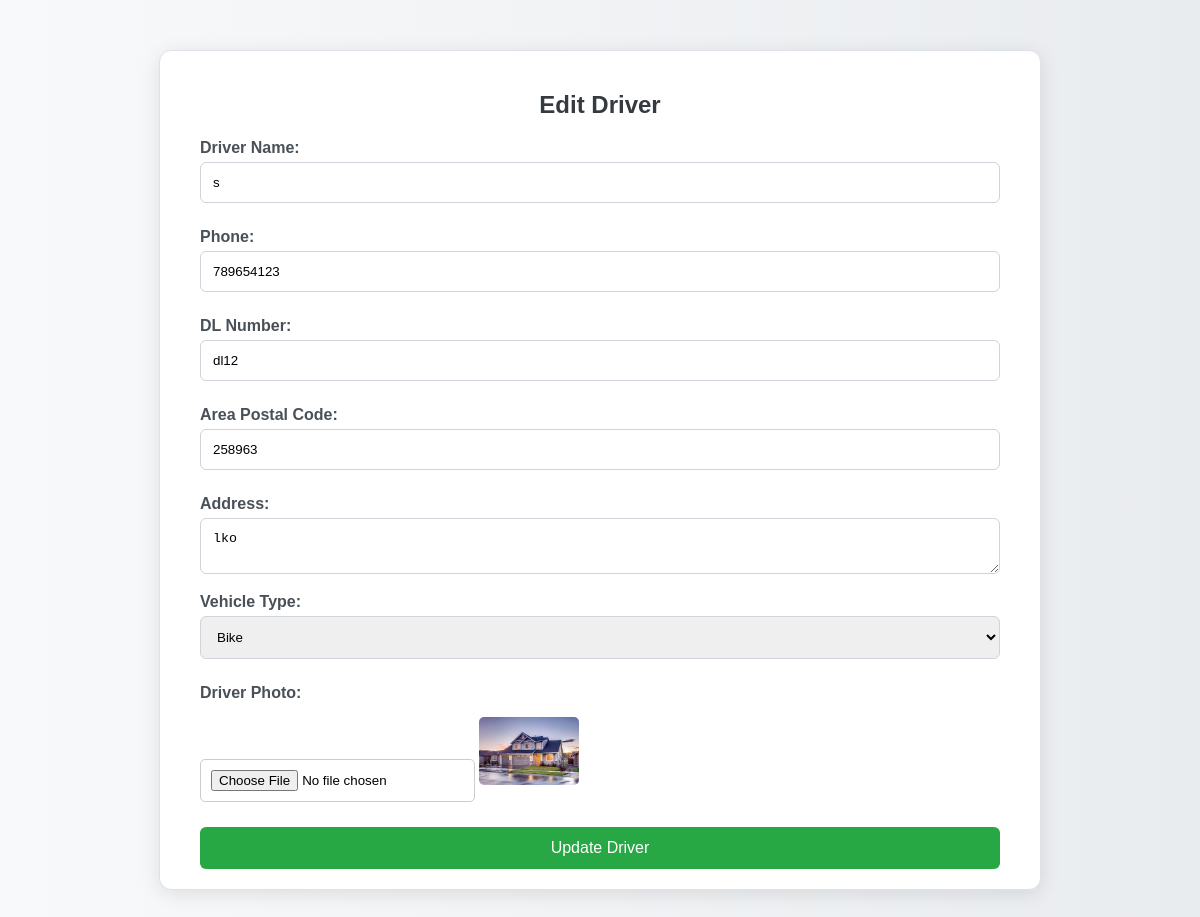
Screenshot of /admin/edit_drive1.php?id=17 with the database file from the repository.
### tables this page shows
CREATE TABLE `driver_info` (
  `id` int(11) NOT NULL,
  `driver_mode` varchar(50) NOT NULL,
  `driver_name` varchar(255) NOT NULL,
  `driver_photo` varchar(255) NOT NULL,
  `phone` varchar(15) NOT NULL,
  `dl_number` varchar(50) NOT NULL,
  `area_postal_code` varchar(10) NOT NULL,
  `address` text NOT NULL,
  `license_expiry` date NOT NULL,
  `vehicle_type` varchar(50) NOT NULL,
  `signature_file` varchar(255) DEFAULT NULL,
  `signature_data` text DEFAULT NULL,
  `registration_date` datetime DEFAULT current_timestamp(),
  `staff_id` varchar(50) NOT NULL
);

### admin/edit_drive1.php (the view, shortened to what this page needs)
<?php
include('conn.php');
$driver_id = $_GET['id'];
$query = "SELECT driver_name, phone, dl_number, area_postal_code, address, vehicle_type, driver_photo FROM driver_info WHERE id = ?";
$stmt = $conn->prepare($query);
$stmt->bind_param("i", $driver_id);
$stmt->execute();
$result = $stmt->get_result();
$driver = $result->fetch_assoc();
?>
<!DOCTYPE html>
<html lang="en">
<head>
    <link rel="stylesheet" href="../css/admin.css">
</head>
<body>
    <div class="form-container">
        <h2>Edit Driver</h2>
        <form action="edit_driver.php?id=<?php echo htmlspecialchars($driver_id); ?>" method="POST" enctype="multipart/form-data">
            <div class="form-group">
                <label for="driver_name">Driver Name:</label>
                <input type="text" id="driver_name" name="driver_name" value="<?php echo htmlspecialchars($driver['driver_name']); ?>" required>
            </div>
            <div class="form-group">
                <label for="phone">Phone:</label>
                <input type="text" id="phone" name="phone" value="<?php echo htmlspecialchars($driver['phone']); ?>" maxlength="10" required>
            </div>
            <div class="form-group">
                <label for="dl_number">DL Number:</label>
                <input type="text" id="dl_number" name="dl_number" value="<?php echo htmlspecialchars($driver['dl_number']); ?>" required>
            </div>
            <div class="form-group">
                <label for="area_postal_code">Area Postal Code:</label>
                <input type="text" id="area_postal_code" name="area_postal_code" value="<?php echo htmlspecialchars($driver['area_postal_code']); ?>" required>
            </div>
            <div class="form-group">
                <label for="address">Address:</label>
                <textarea id="address" name="address" required><?php echo htmlspecialchars($driver['address']); ?></textarea>
            </div>
            <div class="form-group">
                <label for="vehicle_type">Vehicle Type:</label>
                <select id="vehicle_type" name="vehicle_type" required>
                    <option value="bike" <?php echo ($driver['vehicle_type'] == 'bike') ? 'selected' : ''; ?>>Bike</option>
                </select>
            </div>
            <div class="form-group">
                <label for="driver_photo">Driver Photo:</label>
                <input type="file" id="driver_photo" name="driver_photo">
                <?php if (!empty($driver['driver_photo'])): ?>
                    <img src="<?php echo htmlspecialchars($driver['driver_photo']); ?>" alt="Current Driver Photo" class="preview-image">
                <?php endif; ?>
            </div>
            <button type="submit" class="submit-button">Update Driver</button>
        </form>
    </div>
</body>
</html>

### css/admin.css (style rules this page uses)
body { margin: 0; padding: 0; }
.form-group { margin-bottom: 15px; }
label { display: block; margin-bottom: 5px; font-weight: bolder; }
input, select { padding: 10px; border-radius: 5px; border: 1px solid #ccc; margin-bottom: 10px; }

### admin/edit_drive1.php (style rules this page uses)
body { font-family: 'Arial', sans-serif; background: linear-gradient(to right, #f8f9fa, #e9ecef); margin: 0; padding: 0; }
.form-container { max-width: 800px; margin: 50px auto; padding: 20px 40px; background-color: #ffffff; border-radius: 12px; box-shadow: 0 4px 20px rgba(0, 0, 0, 0.1); border: 1px solid #dee2e6; }
h2 { text-align: center; margin-bottom: 20px; color: #343a40; font-weight: 600; }
.form-group { margin-bottom: 15px; }
label { display: block; margin-bottom: 5px; font-weight: 600; color: #495057; }
input[type="text"], input[type="date"], textarea, select { width: 100%; padding: 12px; border: 1px solid #ced4da; border-radius: 6px; box-sizing: border-box; transition: border-color 0.3s; }
textarea { resize: vertical; }
.preview-image { max-width: 100px; margin-top: 10px; border-radius: 5px; }
.submit-button { width: 100%; padding: 12px; background-color: #28a745; color: white; border: none; border-radius: 6px; cursor: pointer; font-size: 16px; transition: background-color 0.3s; }

### rows the page displays
driver_info: driver_name "s", phone "789654123", dl_number "dl12", area_postal_code "258963", address "lko", vehicle_type "Bike", driver_photo (picture)
